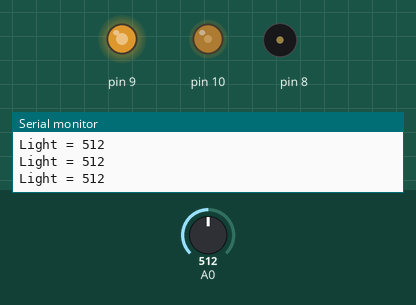
Simulated run of this sketch. Board: Arduino Uno, built with avr-gcc and run on an emulated ATmega328P. On the bench: output pins drawn as LEDs (lit = HIGH), buzzer (waves = sounding), the last lines printed to the serial monitor. The test bench sets the inputs (shaded band); at power-on: A0 = 512.

Above: at 1.2 s.
1.3 s: A0 set to 716
At 1.65 s:
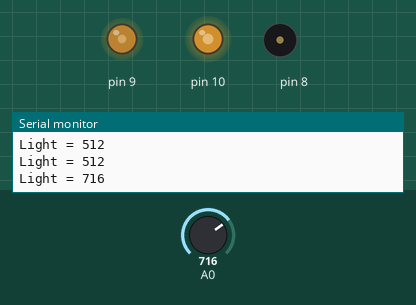
4.3 s: A0 set to 900
At 4.85 s:
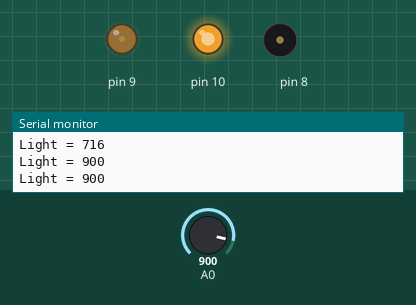
7.3 s: A0 set to 1023
At 7.66 s:
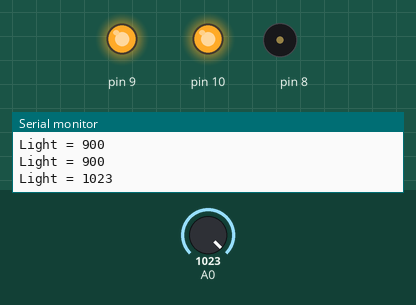
10.3 s: A0 set to 511
At 10.86 s:
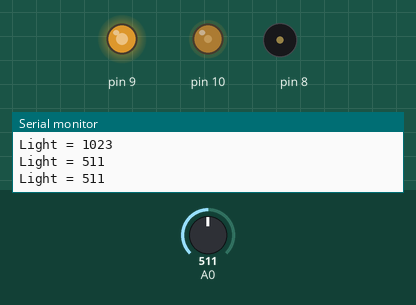
13.3 s: A0 set to 306
At 13.67 s:
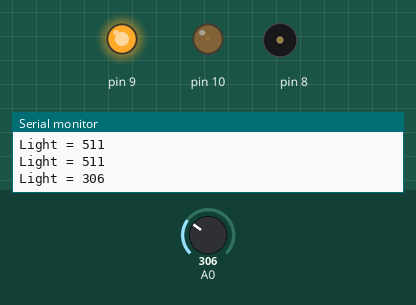
16.3 s: A0 set to 122
At 16.87 s:
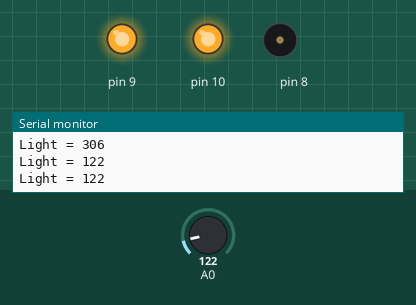
Timing chart, 0 to 20.3 s (numbered marks = the images above; inputs shaded):
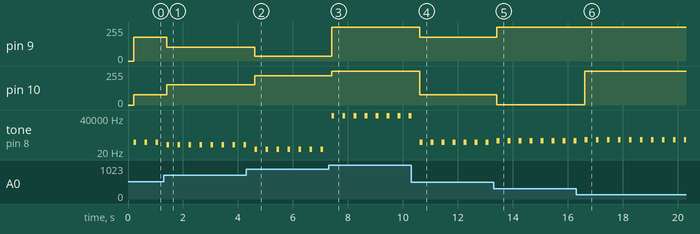

Measured:
- after the input at 1.3 s, pin 9: 178/255 → 104/255 after 0.10 s; pin 10: 77/255 → 151/255 after 0.10 s
- after the input at 4.3 s, pin 9: 104/255 → 37/255 after 0.31 s; pin 10: 151/255 → 218/255 after 0.31 s
- after the input at 7.3 s, pin 9: 37/255 → 255/255 after 0.11 s; pin 10: 218/255 → 255/255 after 0.11 s
- after the input at 10.3 s, pin 9: 255/255 → 179/255 after 0.32 s; pin 10: 255/255 → 76/255 after 0.32 s
- after the input at 13.3 s, pin 9: 179/255 → 253/255 after 0.12 s; pin 10: 76/255 → 2/255 after 0.12 s
- after the input at 16.3 s, pin 9: 253/255 → 255/255 after 0.33 s; pin 10: 2/255 → 255/255 after 0.33 s
- by itself, tone on pin 8: alternates 319 Hz for 0.10 s and silent for 0.30 s

The sketch:

serial_4.ino
```cpp
//예제 4 주위 밝기에 따라 led가 켜지는 빛 감지기 만들기 , led 2개 , 소리내기
void setup() {
  // put your setup code here, to run once:
  Serial.begin(9600);// 시리얼 통신 속도 설정하기, 시리얼 모니터와 맞춰야 된다.
  // 아두이노 보드와 pc가 시리얼 모니터를 통해 통신할 수 있도록 보드레이트 값을 동일하게 설정해야 통신을 할 수 있다.

}

void loop() {
  // put your main code here, to run repeatedly:
  char pr[12];
  sprintf(pr,"Light = %d", analogRead(A0));
  Serial.println(pr);// 시리얼 모니터에 한 줄 씩 출력하는 것
  delay(200);

  int light = analogRead(A0);
  int ledLight1 = map(light,300,1000,255,0);// 어두울 때 제일 밝게, 밝을 때 제일 어둡게
  int ledLight2 = map(light,300,1000,0,255);// 어두울 때 제일 어둡게, 밝을 때 제일 밝게
  analogWrite(9,ledLight1);// 아날로그 신호 주기
  analogWrite(10,ledLight2);// 아날로그 신호 주기
  tone(8,ledLight1,100);// 8번 핀에 연결된 피에조 스피커로 ledLight1의 값에 해당하는 음계를 1초간 소리내기
  delay(100);// 1초 소리내기
  noTone(8);// 8번 핀에 연결된 피에조 스피커 끄기
  delay(100);


}
```
